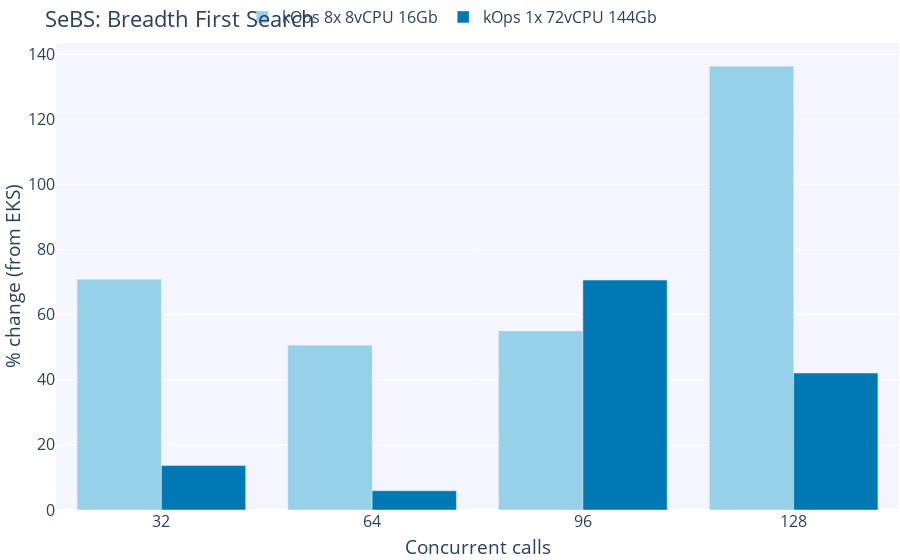

Source (notebook cell):
### Code cell
fig = go.Figure()

# Add figure title
fig.update_layout(
    barmode='group',
    legend=dict(
        orientation="h",
        yanchor="bottom",
        y=1.02,
        xanchor="center",
        x=0.47
    ),
    margin=dict(
        t=0,
        b=1,
        l=1,
        r=1,
        autoexpand=True
    ),
    font=dict(
        size=16
    ),
    title={
        'text': "SeBS: Breadth First Search",
        'y':0.98,
        'yanchor': 'top'},
    xaxis_title_text='Concurrent calls',
    yaxis_title_text='% change (from EKS)',
    plot_bgcolor=bgColor
)

data=[]
for i, k in enumerate(list(clusters.keys())[:-1], start=0):
    y_data=[]
    for c in concurrent_calls:
        kops_mean=sebs_df[k]['bfs'][c]['runtime'].mean()
        eks_mean=sebs_df['EKS 8x 8vCPU 16Gb']['bfs'][c]['runtime'].mean()
        percent_change=(kops_mean - eks_mean) * 100 / eks_mean
        y_data.append(percent_change)
    fig.add_trace(go.Bar(name=k, x=concurrent_calls, y=y_data, marker_color=colorPallet[i]))

fig.show()

# Save graph
if not os.path.exists("graphs"):
    os.mkdir("graphs")
fig.write_image("graphs/sebs_bfs_percentage_difference.png", width=baseFigureWidth, height=baseFigureHeight)

### Figure 1 — Plotly figure (JSON) as saved in the notebook; plotly's stock layout.template omitted (floating-point values rounded to 4 significant figures)
{"data": [{"marker": {"color": "rgba(151, 209, 233, 255)"}, "name": "kOps 8x 8vCPU 16Gb", "type": "bar", "x": [32, 64, 96, 128], "y": [70.83, 50.61, 55.01, 136.3]}, {"marker": {"color": "rgba(0, 120, 179, 255)"}, "name": "kOps 1x 72vCPU 144Gb", "type": "bar", "x": [32, 64, 96, 128], "y": [13.65, 5.91, 70.61, 42.06]}], "layout": {"autosize": true, "barmode": "group", "font": {"size": 16}, "legend": {"orientation": "h", "x": 0.47, "xanchor": "center", "y": 1.02, "yanchor": "bottom"}, "margin": {"autoexpand": true, "b": 1, "l": 1, "r": 1, "t": 0}, "plot_bgcolor": "rgba(245,245,255,255)", "title": {"text": "SeBS: Breadth First Search", "y": 0.98, "yanchor": "top"}, "xaxis": {"autorange": true, "range": [16, 144], "title": {"text": "Concurrent calls"}, "type": "linear"}, "yaxis": {"autorange": true, "range": [0, 143.4], "title": {"text": "% change (from EKS)"}, "type": "linear"}}}
